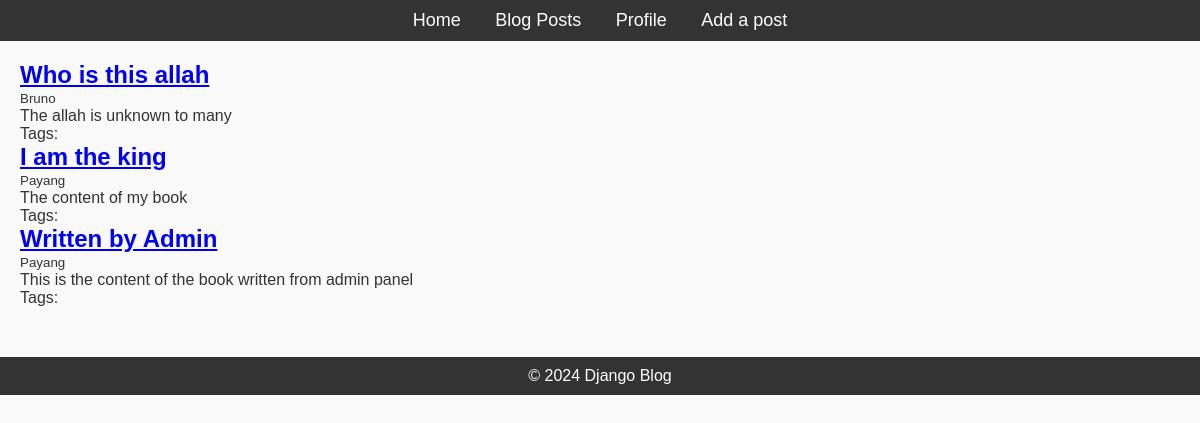
/posts/, run on the app's committed database.
### blog/models.py (models this page shows, shortened)
class Post(models.Model):
    title = models.CharField(max_length=200)
    content = models.TextField()
    published_date = models.DateTimeField(auto_now_add=True)
    author = models.ForeignKey(CustomUser, on_delete=models.CASCADE)
    tags = TaggableManager()

class CustomUser(AbstractUser):
    email = models.EmailField(unique=True)
    bio = models.TextField(null=True)

### blog/views.py (the view)
# urls.py: path('posts/',PostListView.as_view(),name='posts'),
class PostListView(ListView):
    model = Post
    template_name = 'blog/post.html'
    context_object_name = 'posts'

### blog/templates/blog/post.html (shortened to what this page needs)
{% extends 'blog/base.html' %} {% block content %}
<article>
  {% for post in posts %}
  <a href="{% url 'post-detail' post.pk %}"><h2>{{post.title}}</h2></a>
  <small>{{post.author}}</small>
  <p>{{post.content|linebreaks}}</p>
  <p>
    Tags:
  </p>
  {% endfor %}
</article>
{% endblock content %}

### blog/static/css/styles.css (style rules this page uses)
* { margin: 0; padding: 0; box-sizing: border-box; }
body { font-family: Arial, sans-serif; background-color: #f9f9f9; color: #333; }

### blog/templates/blog/base.html (style rules this page uses)
* { margin: 0; padding: 0; box-sizing: border-box; }
body { font-family: Arial, sans-serif; background-color: #f9f9f9; color: #333; }

### data on the page
Post: title "Who is this allah", author "Bruno", content "The allah is unknown to many"
Post: title "I am the king", author "Payang", content "The content of my book"
Post: title "Written by Admin", author "Payang", content "This is the content of the book written from admin panel"
